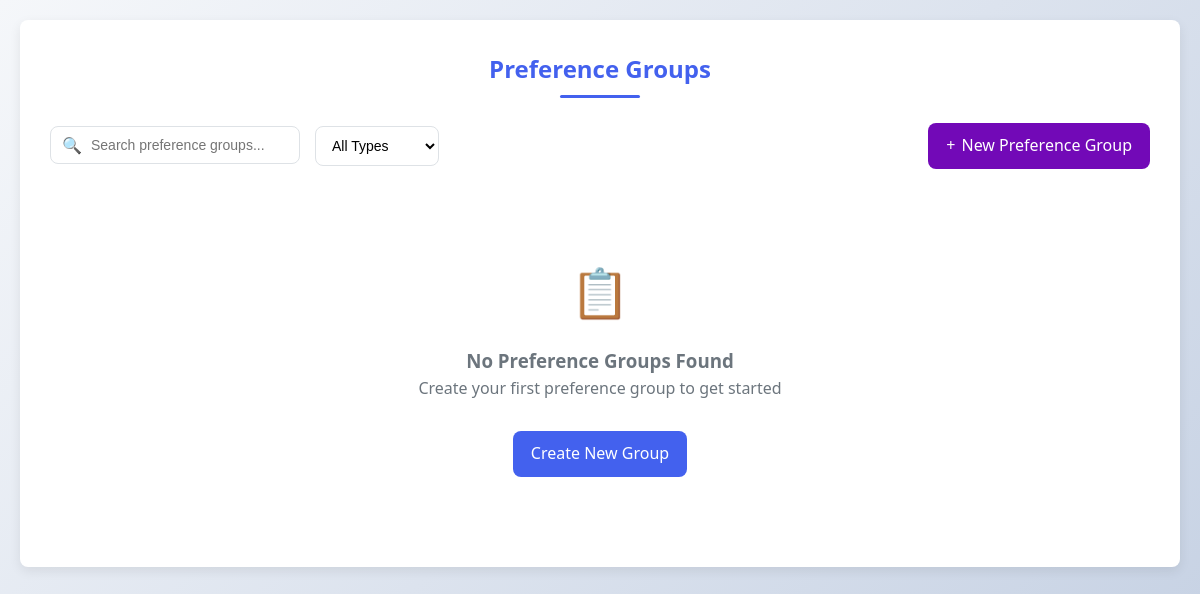
The app's page /, older data.
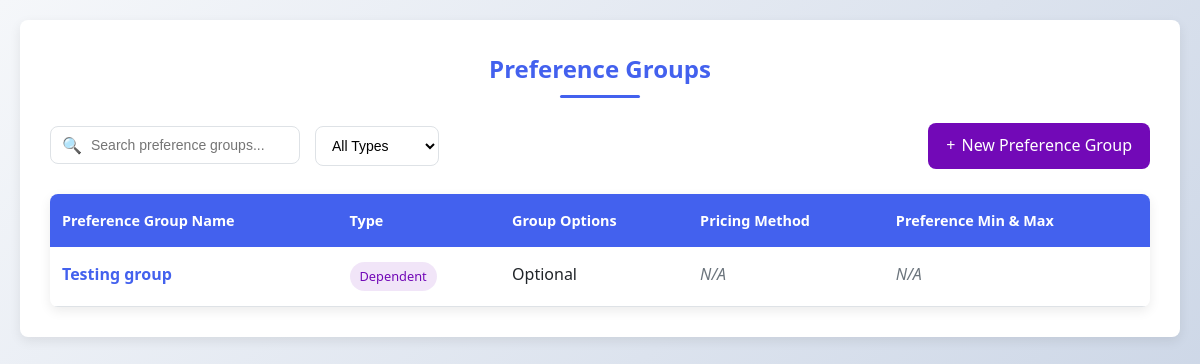
The same page, newer data.
### restaurantApp/models.py (models this page shows, shortened)
class PreferenceGroup(models.Model):
    TYPE_CHOICES = [
        ("Independent", "Independent"),
        ("Dependent", "Dependent"),
    ]
    OPTION_CHOICES = [
        ("optional", "Optional"),
        ("required", "Required"),
        ("multiple", "Can be selected more than once"),
        ("N/A", "N/A"),
    ]
    PRICING_CHOICES = [
        ("No Charge", "No Charge"),
        ("Group Pricing", "Group Pricing"),
        ("Individual Pricing", "Individual Pricing"),
    ]
    name = models.CharField(max_length=100, unique=True)
    group_type = models.CharField(max_length=20, choices=TYPE_CHOICES, default="Independent")
    group_option = models.CharField(max_length=20, choices=OPTION_CHOICES, default="optional")
    min_pref = models.PositiveIntegerField(default=1, null=True, blank=True)
    max_pref = models.PositiveIntegerField(default=10, null=True, blank=True)
    pricing_method = models.CharField(max_length=30, choices=PRICING_CHOICES, default="No Charge")
    group_price = models.DecimalField(max_digits=8, decimal_places=2, default=0)
    multiple_selection_limit = models.BooleanField(default=False)
    parent_name = models.CharField(max_length=100, default="Add Column")
    child_name = models.CharField(max_length=100, default="Add Row")
    created_at = models.DateTimeField(auto_now_add=True)

### restaurantApp/views.py (the view)
# urls.py: path('', views.preference_group_list, name='group_list'),
def preference_group_list(request):
    groups = PreferenceGroup.objects.all().order_by("-created_at").prefetch_related(
        'preferences',
        'ingredients',
        'columns',
        'ingredients__rules__column'
    )
    return render(request, "group_list.html", {"groups": groups})

### templates/group_list.html (shortened to what this page needs)
<!DOCTYPE html>
<html lang="en">
<head>
</head>
<body>
  <div class="container">
    <h2>Preference Groups</h2>
    <div class="dashboard-header">
      <div class="search-filter">
        <div class="search-box">
          <span class="search-icon">🔍</span>
          <input type="text" id="searchInput" placeholder="Search preference groups...">
        </div>
        <select class="filter-select" id="typeFilter">
          <option value="all">All Types</option>
        </select>
      </div>
      <a class="btn btn-secondary" style="text-decoration:none" href="{% url 'group_create' %}">
        <span>+</span> New Preference Group
      </a>
    </div>
    <div class="preference-list-container">
      {% if groups %}
        <table class="preference-list" id="preferenceList">
          <thead>
            <tr>
              <th>Preference Group Name</th>
              <th>Type</th>
              <th>Group Options</th>
              <th>Pricing Method</th>
              <th>Preference Min & Max</th>
            </tr>
          </thead>
          <tbody>
            {% for group in groups %}
              <tr data-type="{{ group.group_type }}" data-name="{{ group.name|lower }}"
                  data-id="{{ group.id }}" onclick="handleRowClick('{{ group.id }}', '{{ group.group_type }}')">
                <td class="preference-name">
                  {{ group.name }}
                </td>
                <td>
                  <span class="type-badge {% if group.group_type == 'Independent' %}type-independent{% else %}type-dependent{% endif %}">
                    {{ group.group_type }}
                  </span>
                </td>
                <td>
                  {{ group.get_group_option_display }}
                </td>
                <td>
                  {% if group.group_type == "Independent" %}
                    {{ group.get_pricing_method_display }}
                  {% else %}
                    <span class="na-text">N/A</span>
                  {% endif %}
                </td>
                <td>
                  {% if group.group_type == "Independent" %}
                    {{ group.min_pref }}-{{ group.max_pref }}
                  {% else %}
                    <span class="na-text">N/A</span>
                  {% endif %}
                </td>
              </tr>
            {% endfor %}
          </tbody>
        </table>
      {% else %}
        <div class="empty-state">
          <div class="empty-icon">📋</div>
          <h3>No Preference Groups Found</h3>
          <p>Create your first preference group to get started</p>
          <a class="btn" style="margin-top: 15px; text-decoration:none" href="{% url 'group_create' %}">
            Create New Group
          </a>
        </div>
      {% endif %}
    </div>
  </div>
</body>
</html>

Row changes from the older to the newer data that the page shows:
added PreferenceGroup: name "Testing group", group_type "Dependent", group_option "Optional", shows "N/A"
Text that changed along with them:
text no longer shown: "📋 No Preference Groups Found Create your first preference group to get started Create New Group"
text now shown: "Preference Group Name Type Group Options Pricing Method Preference Min & Max"
